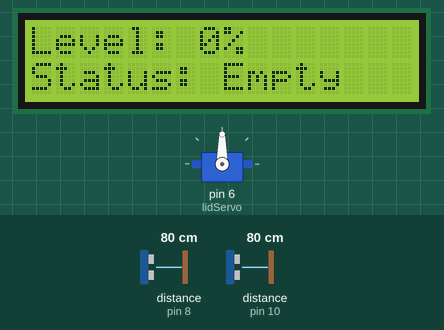
Recording of a sketch running on a simulated Arduino Uno, built with avr-gcc and run on an emulated ATmega328P. On the bench: servo, 16×2 character LCD. Wiring (inferred from the names in the program): 2 × ultrasonic range finder: trigger pin 7, echo pin 8 / trigger pin 9, echo pin 10. The inputs (shaded band) are chosen by the test bench; at power-on: distance to the obstacle (sensors on pin 10, pin 8) 80 cm. The echo pulse lasts 58.3 µs per cm; what the sketch prints to the serial monitor is not drawn.

Above: at 3.2 s.
3.3 s: distance to the obstacle (sensor on pin 10) set to 2 cm
At 4.6 s:
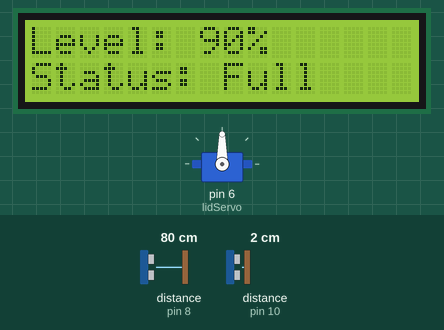
5.6 s: distance to the obstacle (sensor on pin 10) set to 4 cm
At 7.4 s:
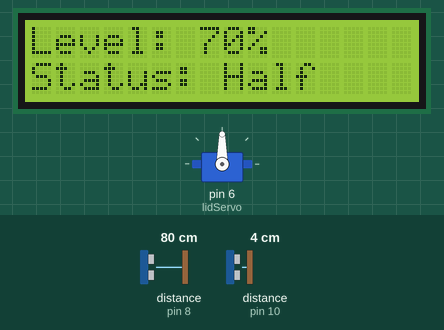
7.7 s: distance to the obstacle (sensor on pin 8) set to 34 cm
9.5 s: distance to the obstacle (sensor on pin 8) set to 28 cm
At 11.8 s:
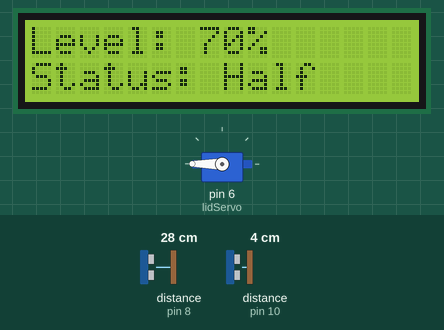
Timing chart, 0 to 12.8 s (numbered marks = the images above; inputs shaded):
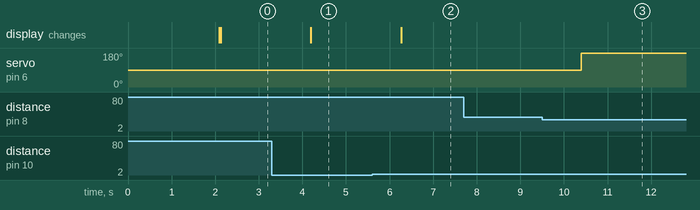

Measured:
- the behaviour switches between 32 and 31 cm on distance to the obstacle (sensor on pin 8) (found by bisection; images 2 and 3)
- after the input at 3.3 s, the display: changes after 0.90 s (image 1)
- after the input at 5.6 s, the display: changes after 0.67 s (image 2)
- after the input at 7.7 s, every drawn part: stays the same
- after the input at 9.5 s, servo on pin 6 (lidServo): 90° → 180° after 0.90 s

The sketch:

SmartDustbin.ino
```cpp
#include <Wire.h>                // For I2C communication
#include <LiquidCrystal_I2C.h>    // Library for LCD with I2C
#include <Servo.h>                // Library for controlling the servo motor

// Initialize the LCD with I2C address 0x27, and a screen size of 16x2
LiquidCrystal_I2C lcd(0x27, 16, 2);

// Initialize the servo
Servo lidServo;

// Pin Definitions for Ultrasonic Sensors
const int trigPin1 = 9;  // For level detection
const int echoPin1 = 10;

const int trigPin2 = 7;  // For person detection
const int echoPin2 = 8;

// Variables for ultrasonic sensors
long duration;
int distance;
int personDistance;
int binHeight = 10;  // The height of your dustbin in cm (adjust this to your bin height)
int levelPercentage = 0;  // The fill level percentage

// Servo motor positions
int lidOpenPosition = 210;  // Adjust this for the open angle
int lidClosePosition = 90;  // Adjust this for the closed position

void setup() {
  // Set up pins for ultrasonic sensors
  pinMode(trigPin1, OUTPUT);
  pinMode(echoPin1, INPUT);
  pinMode(trigPin2, OUTPUT);
  pinMode(echoPin2, INPUT);

  // Initialize the servo motor and move it to the closed position
  lidServo.attach(6);  // Servo connected to digital pin 6
  lidServo.write(lidClosePosition);  // Ensure lid starts closed

  // Initialize the LCD
  lcd.init();
  lcd.backlight();  // Turn on the backlight of the LCD

  // Set up serial communication for debugging (optional)
  Serial.begin(9600);

  // Display welcome message on LCD
  lcd.setCursor(0, 0);
  lcd.print("Smart Dustbin");
  lcd.setCursor(0, 1);
  lcd.print("Initializing...");
  delay(2000);
  lcd.clear();
}

void loop() {
  // Measure distance using the first ultrasonic sensor (bin level)
  distance = getDistance(trigPin1, echoPin1);

  // Calculate fill level percentage
  if (distance <= binHeight) {
    levelPercentage = map(distance, 0, binHeight, 100, 0);  // Convert distance to percentage
  } else {
    levelPercentage = 0;  // If the distance exceeds bin height, the bin is considered empty
  }

  // Display level on the LCD
  lcd.setCursor(0, 0);
  lcd.print("Level: ");
  lcd.print(levelPercentage);
  lcd.print("%   ");

  // Display bin status
  lcd.setCursor(0, 1);
  if (levelPercentage > 80) {
    lcd.print("Status: Full   ");
  } else if (levelPercentage > 40) {
    lcd.print("Status: Half   ");
  } else {
    lcd.print("Status: Empty  ");
  }

  // Measure distance using the second ultrasonic sensor (person detection)
  personDistance = getDistance(trigPin2, echoPin2);

  // Check if a person is near the bin (within 30 cm range)
  if (personDistance > 0 && personDistance <= 30) {
    // Open the lid
    lidServo.write(lidOpenPosition);
    Serial.println("Person detected, opening lid...");
    delay(5000);  // Keep the lid open for 5 seconds
    lidServo.write(lidClosePosition);  // Close the lid
    Serial.println("Lid closing...");
  }

  // Debug output to serial monitor
  Serial.print("Distance: ");
  Serial.print(distance);
  Serial.print(" cm, Level: ");
  Serial.print(levelPercentage);
  Serial.print("%, Person: ");
  Serial.print(personDistance);
  Serial.println(" cm");

  delay(1000);  // Wait 1 second before repeating the loop
}

// Function to measure distance using ultrasonic sensor
int getDistance(int trigPin, int echoPin) {
  // Trigger the ultrasonic sensor
  digitalWrite(trigPin, LOW);
  delayMicroseconds(2);
  digitalWrite(trigPin, HIGH);
  delayMicroseconds(10);
  digitalWrite(trigPin, LOW);

  // Read the echo pin
  duration = pulseIn(echoPin, HIGH);

  // Calculate distance (in cm)
  int distance = duration * 0.034 / 2;

  return distance;
}
```
